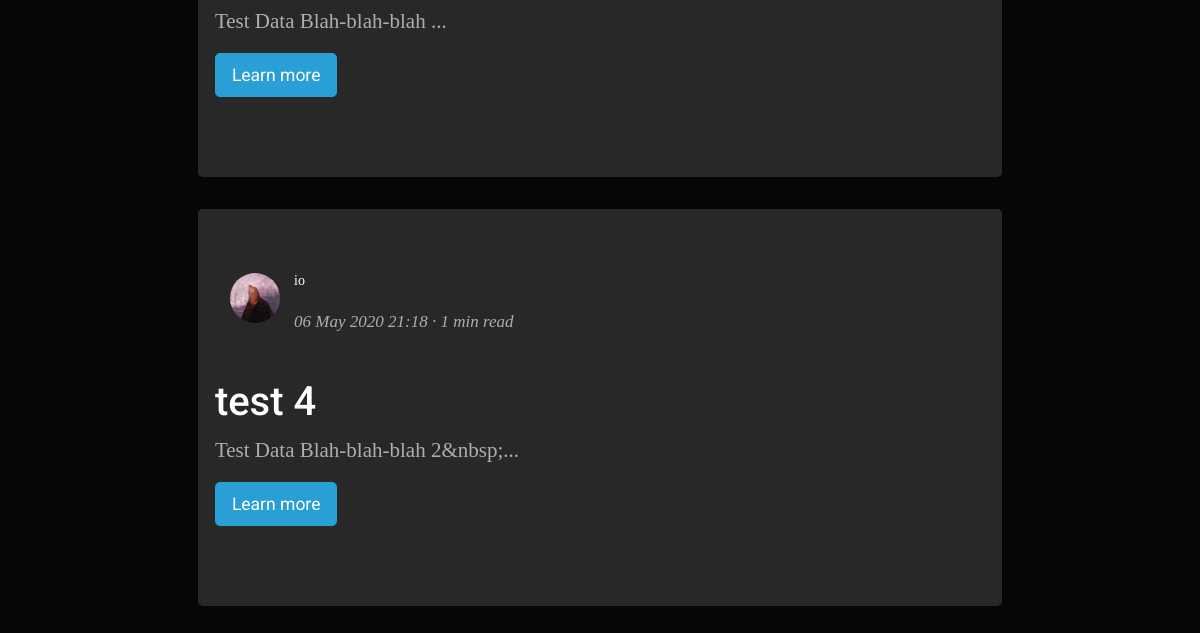
The page /index (lower part) on the database as committed earlier.
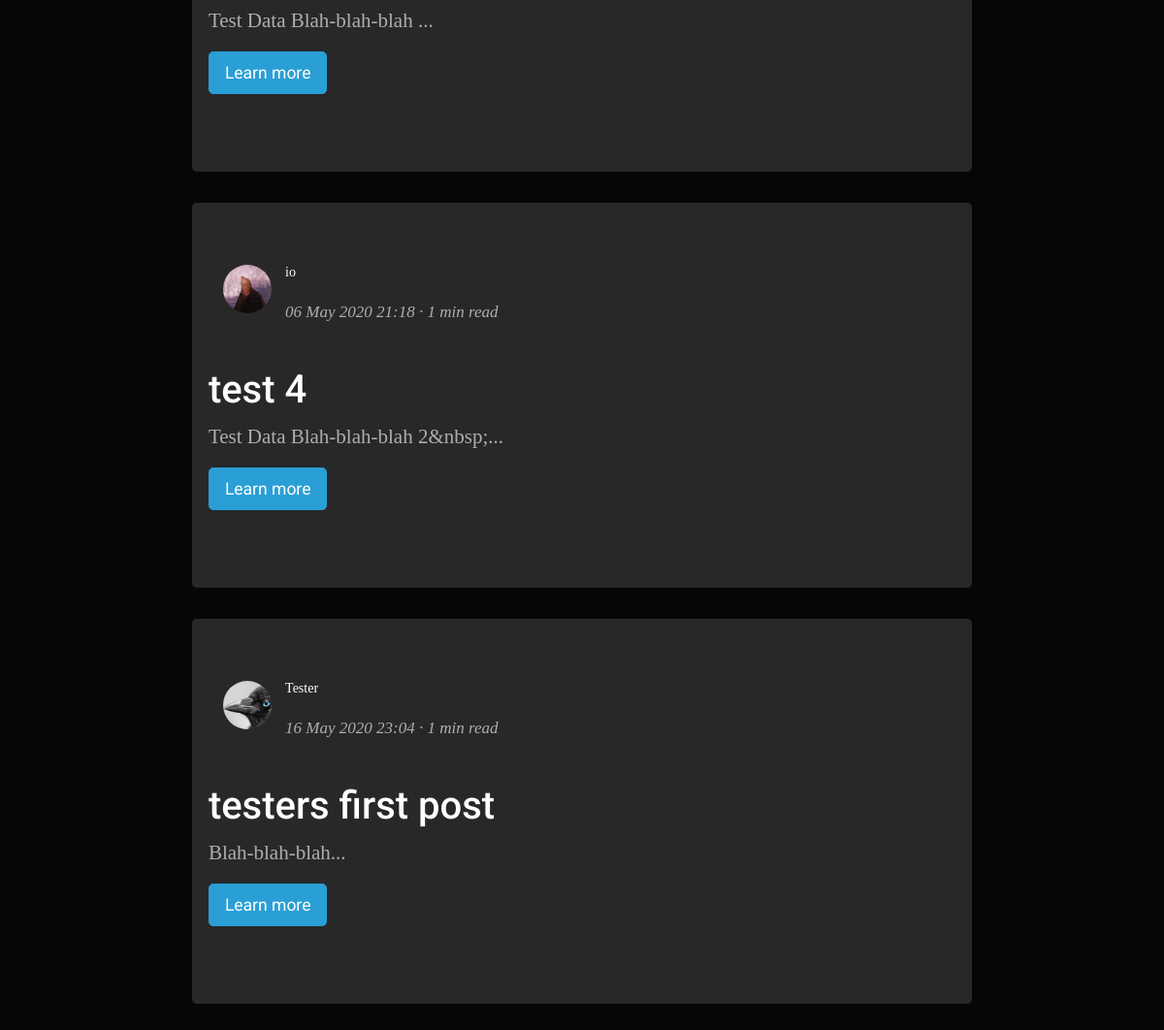
The same page on the database as committed later.
### tables this page shows
CREATE TABLE "texts" (
	"ID"	INTEGER,
	"textName"	TEXT,
	"textContent"	TEXT,
	"author"	TEXT,
	"date"	TEXT,
	"rating"	INTEGER,
	"dateComputer"	INTEGER
);

### server.py (the view)
@app.route('/')
@app.route('/index')
def main():
    connTexts = sqlite3.connect("texts.db")
    g = connTexts.cursor()
    latestPosts = g.execute("SELECT * FROM `texts` ORDER BY dateComputer ASC LIMIT 5;")
    latestPosts = latestPosts.fetchall()
    connTexts.commit()
    connTexts.close()
    return render_template("index.html", fullPostData=latestPosts)

### server.py (called while the page is built)
@app.after_request
def add_header(response):
    response.headers['Cache-Control'] = 'no-store, no-cache, must-revalidate, post-check=0, pre-check=0, max-age=0'
    response.headers['Pragma'] = 'no-cache'
    response.headers['Expires'] = '-1'
    return response

### templates/index.html (shortened to what this page needs)
<!DOCTYPE html>
<html lang="en">
<head>
    {% set titleName = "index"  %}
    {% include '/styles.html' %}
</head>
<body>
    <div class="row mb-5" >
        <div class="col-md"></div>
            <div class = "center-block" >
                {% block poster %}
                {% for post in fullPostData %}
                    <div class = "jumbotron">
                        <div class = "row">
                            <div class="col-md-1">
                                <a href="id/{{post[3]}}">
                                <img src = "static/images/users/{{post[3]}}.jpg" alt="" class="round" width="50" height="50">
                                </a>
                            </div>
                            <div class="col-md-5">
                                <a class="serif" href="id/{{post[3]}}"><h6>{{ post[3] }}</h6></a>
                                <p class="serifh2"><i>{{ post[4] }} · {{(post|length / 1500)|round(0, "ceil")|int}} min read</i></p>
                            </div>
                        </div>
                        <div class = "row">
                            <p><h3>{{ post[1] }}</h3></p>
                        </div>
                        <div class = "row">
                            {% if post[2]|length > 83 %}
                                <p class = "serif">{{ post[2][:83] }}...</p>
                            {% else %}
                                <p class = "serif">{{ post[2]}}...</p>
                            {% endif %}
                        </div>
                        <div class = "row">
                            <p class="lead">
                                <a class="btn btn-primary btn-lg" href="/texts/{{post[0]}}" role="button">Learn more</a>
                            </p>
                        </div>
                    </div>
                {% endfor %}
                {% endblock %}
            </div>
        <div class="col-md"></div>
    </div>
</body>
</html>

Rows that differ between the two databases and show on the page:
added texts: author (picture), author "Tester", date "16 May 2020 23:04", value "1", textName "testers first post", textContent "Blah-blah-blah"
